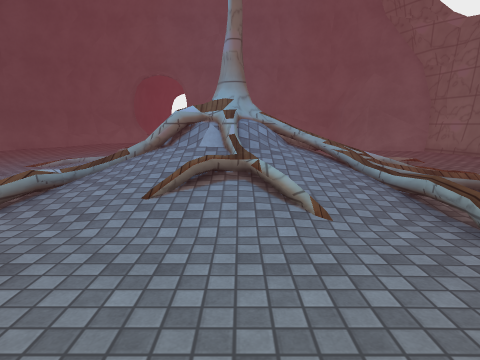
[1] (above)

16 first-person views from a walk through a scene from a Unity 3-D project. The camera is 1.3 m above the floor, tilts 10° down and sees 75° across. The floor is counted in squares, 1 m on a side. Each view is taken from the middle of a square. On the plan, view 1 faces up. The plan holds only what a view shows up to about 14 squares ahead; the rest is blank. The place goes on beyond the plan. The player character is not drawn. Some animated figures are not drawn. Door leaves are left out, so doorways stand open. Some surface patterns are stand-ins.

[2]
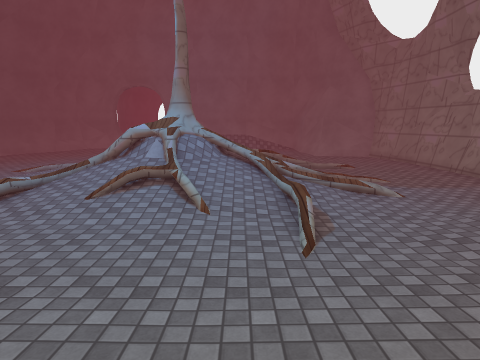

[3]
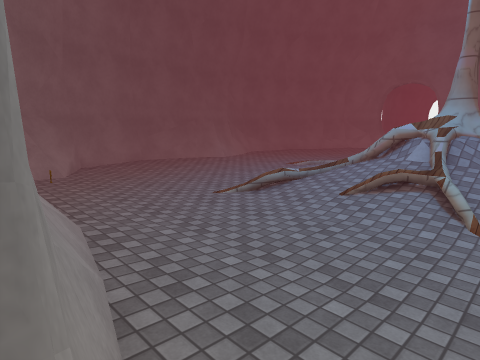

[4]
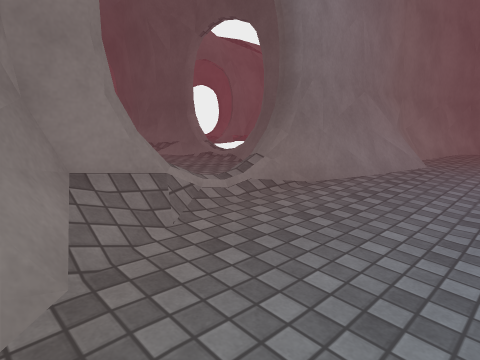

[5]
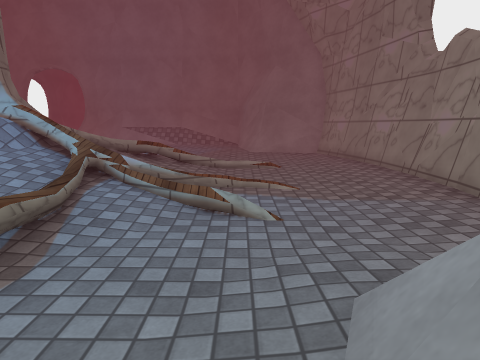

[6]
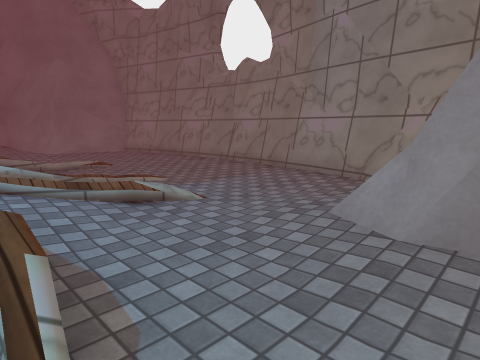

[7]
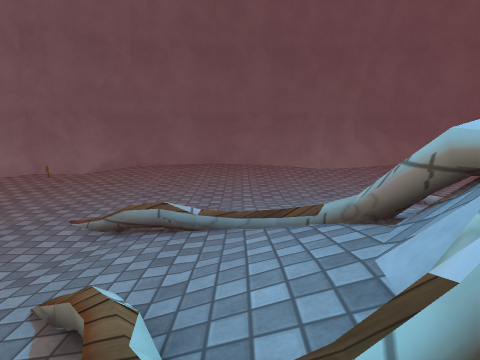

[8]
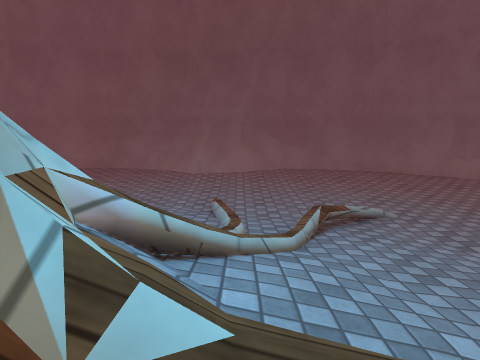

[9]
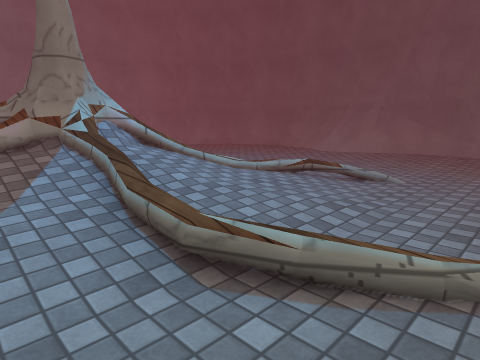

[10]
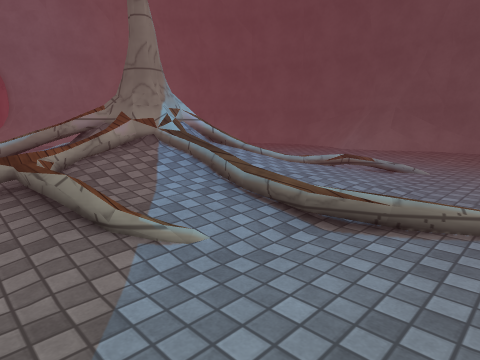

[11]
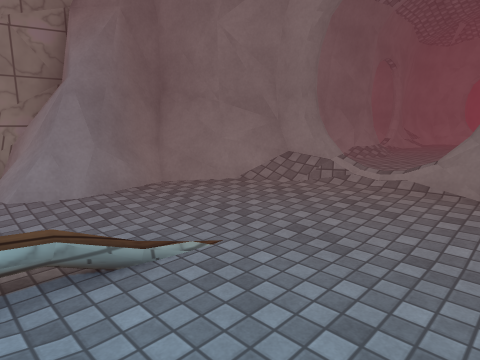

[12]
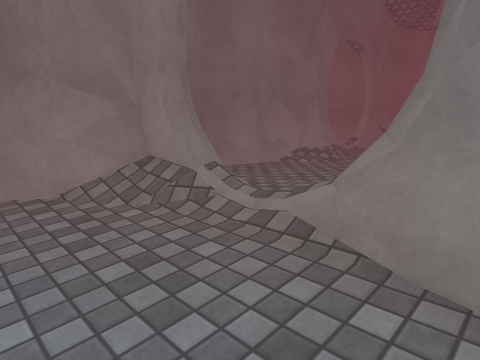

[13]
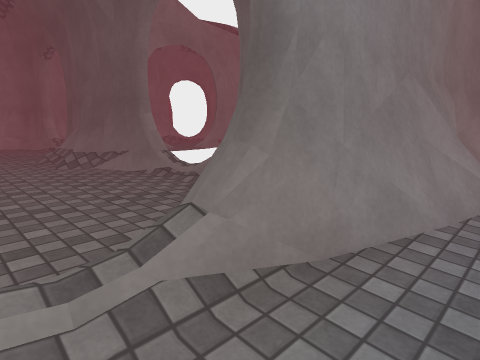

[14]
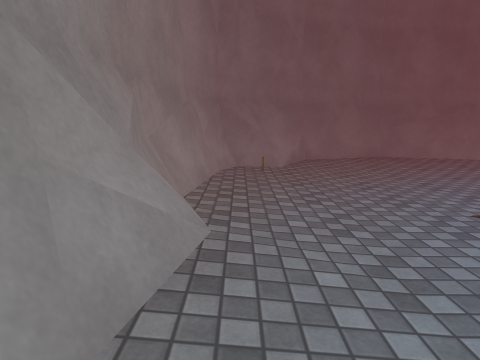

[15]
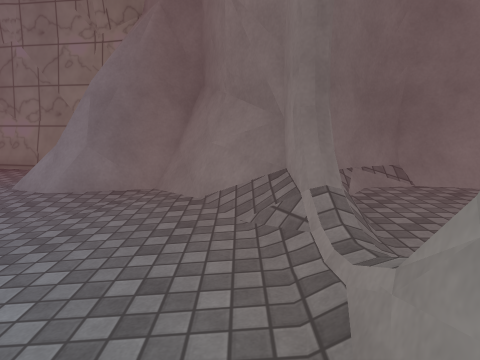

[16]
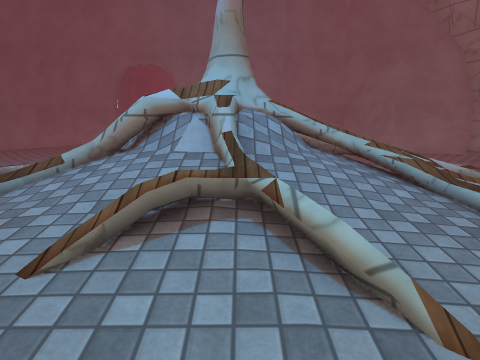

### Floor plan
Key: @ floor where view 1 was taken; # wall or solid block; . main floor; : floor 0.25 m higher than the main floor; - floor 0.25 m lower than the main floor; / step, stairs or slope; D open door; = window, fence, low wall or low ledge; v drop or lower ground; O other object.
Columns run from 14 left of view 1 to 11 right of it. Each row starts with its distance up from view 1.
 18  ##..----   ./... ../##
 17  #..---------/---- ..####
 16  #..-------.../-----...=#
 15  #..------...////.-----.#
 14  #.------...://///.- --.#
 13  #.------.////////   --.##
 12  #=.-----/////////////-..#
 11  #=.----./  /v/////.---..#
 10  #=.----//   /#=///.----.#
  9  #/-----// /=v=/#/////-..#
  8 ##.-----./ /////////---..#
  7 ##.-----..////////.//--.##
  6 #..------././/////.----.##
  5 ##.-------.././/./----..#
  4  #..---------...-/---===#
  3  #...------------/--.####
  2  ##=.....--.....---..##
  1   ##=O...............#
  0    ##.........@.....##
 -1     ##########....//##
 -2             ####//###
 -3              # ....=##
 -4              #.......#
 -5              D.......#
 -6              D.......#
 -7             #D......##
 -8             #D...../#
 -9              #...../#
-10              ##.....#

Positions as (right, up) in squares from view 1, and headings:
1: (0, 0), facing up
2: (2, -2), facing up
3: (2, -2), facing up-left
4: (6, 2), facing down-left
5: (6, 2), facing up
6: (3, 2), facing up-right
7: (1, 7), facing left
8: (1, 12), facing left
9: (2, 18), facing down-left
10: (4, 18), facing down-left
11: (0, 5), facing down-right
12: (0, 1), facing down-right
13: (3, 0), facing down-left
14: (0, 0), facing left
15: (0, -1), facing right
16: (0, 3), facing up
